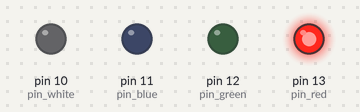
A sketch run on a simulated Arduino Uno, built with avr-gcc and run on an emulated ATmega328P. On the bench: output pins drawn as LEDs (lit = HIGH).

Above: at 0.5 s.
At 2.5 s:
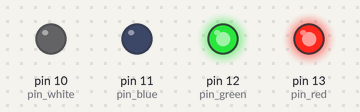
At 4.5 s:
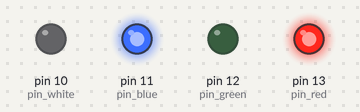
At 9.5 s:
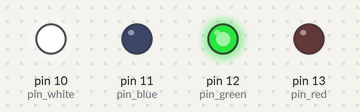
At 13.5 s:
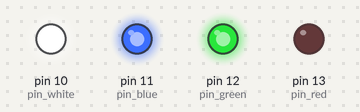
At 18.5 s:
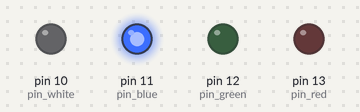
Timing chart, 0 to 19.5 s (numbered marks = the images above):
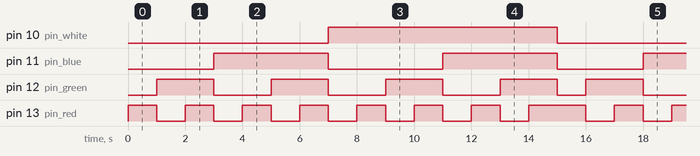

Measured:
- by itself, pin 10 (pin_white): alternates HIGH for 8.0 s and LOW for 7.0 s
- by itself, pin 11 (pin_blue): repeats every 15.0 s: LOW 4.0 s, HIGH 4.0 s, LOW 3.0 s, HIGH 4.0 s
- by itself, pin 12 (pin_green): repeats every 15.0 s: 3 × (LOW 2.0 s, HIGH 2.0 s), LOW 1.0 s, HIGH 2.0 s
- by itself, pin 13 (pin_red): repeats every 15.0 s: 6 × (LOW 1.0 s, HIGH 1.0 s), LOW 1.0 s, HIGH 2.0 s

The sketch:

binaryCounter.ino
```cpp
// Init for calculations
uint16_t curr_num = 1;
uint16_t remainder = 0;

// Pins for each LED
uint8_t pin_red =   13;
uint8_t pin_green = 12;
uint8_t pin_blue =  11;
uint8_t pin_white = 10;


void setup()
{
  pinMode(pin_red, OUTPUT);
  pinMode(pin_green, OUTPUT);
  pinMode(pin_blue, OUTPUT);
  pinMode(pin_white, OUTPUT);
}

void count()
{
  // Reset all values
  remainder = curr_num;

  digitalWrite(pin_red, LOW);
  digitalWrite(pin_green, LOW);
  digitalWrite(pin_blue, LOW);
  digitalWrite(pin_white, LOW);

  // Calculate which LEDs light up
  for (int i = 0; i < 4; i++)
  {
    if (remainder % 2 == 1)
    {
      switch(i) {
        case 0:
          digitalWrite(pin_red, HIGH);
          break;
        case 1:
          digitalWrite(pin_green, HIGH);
          break;
        case 2:
          digitalWrite(pin_blue, HIGH);
          break;
        case 3:
          digitalWrite(pin_white, HIGH);
          break;
        default:
          break;
      }
    }
    remainder = remainder / 2;
  }
}

void loop()
{
  count();
  delay(1000);

  curr_num += 1;

  if (curr_num > 15)
    curr_num = 1;
}
```
